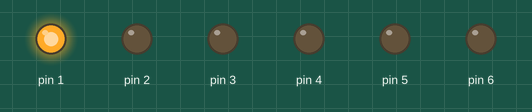
This sketch was run on a simulated Arduino Uno, built with avr-gcc and run on an emulated ATmega328P. Shown: output pins drawn as LEDs (lit = HIGH).

Above: at 0.02 s.
At 0.37 s:
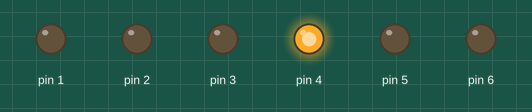
At 0.72 s:
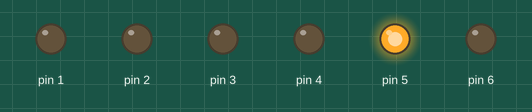
At 1.47 s:
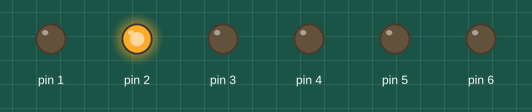
At 2.27 s:
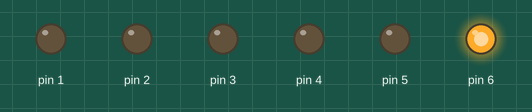
At 2.92 s:
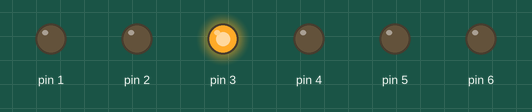
Timing chart, 0 to 3.2 s (numbered marks = the images above):
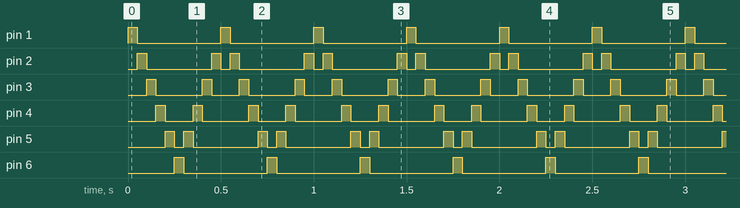

The sketch:

KnightRiderLED.ino
```cpp
void setup() {
  pinMode(1, OUTPUT);
  pinMode(2, OUTPUT);
  pinMode(3, OUTPUT);
  pinMode(4, OUTPUT);
  pinMode(5, OUTPUT);
  pinMode(6, OUTPUT);
}

void loop() {

  int time = 50;

  for(int i = 1; i< 7; i++){
    digitalWrite(i, HIGH);
    delay(time);
    digitalWrite(i, LOW);
  }
   for(int j = 5; j>1; j--){
    digitalWrite(j, HIGH);
    delay(time);
    digitalWrite(j, LOW);
  }
}
```

Measured:
- by itself, pin 1, pin 6: alternates HIGH for 0.05 s and LOW for 0.45 s
- by itself, pin 2: repeats every 0.50 s: LOW 0.35 s, HIGH 0.05 s, LOW 0.05 s, HIGH 0.05 s
- by itself, pin 3: repeats every 0.50 s: LOW 0.25 s, HIGH 0.05 s, LOW 0.15 s, HIGH 0.05 s
- by itself, pin 4: repeats every 0.50 s: LOW 0.15 s, HIGH 0.05 s, LOW 0.25 s, HIGH 0.05 s
- by itself, pin 5: repeats every 0.50 s: LOW 0.05 s, HIGH 0.05 s, LOW 0.35 s, HIGH 0.05 s
